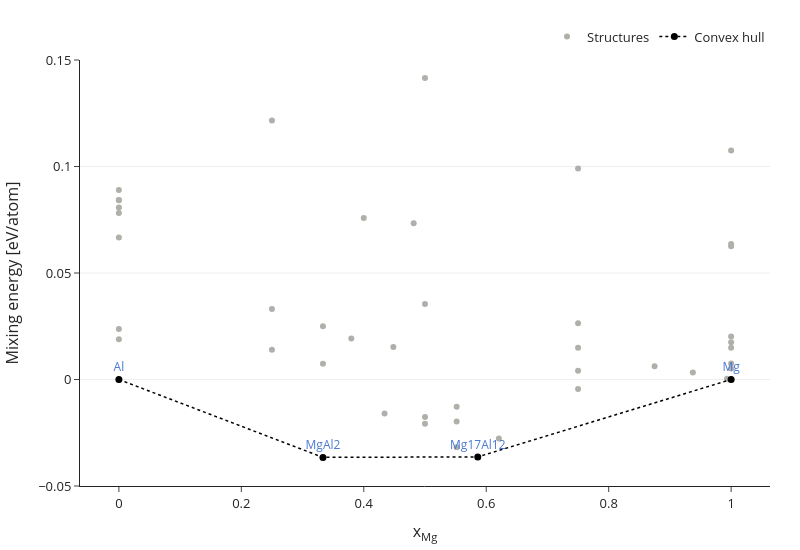

Source (notebook cell):
### Markdown cell above
## Step 2: convex hull

`backend='matplotlib'` is also available for a static, publication-style version of the same plot.

The y-axis auto-scales to all the data by default -- no `yrange` needed for
well-behaved data. This particular fetch has a handful of badly-relaxed
outliers up around 0.25-0.8 eV/atom (this EAM potential clearly doesn't
handle every MP structure it's handed), which would squash the
actually-interesting hull region into a thin band at the bottom under plain
auto-scaling. `yrange=(-0.05, 0.15)` below is a deliberate, explicit override
for that -- pass your own `(lo, hi)` for any plot where auto-scaling doesn't
look right, e.g. to keep two plots on the same scale for comparison.

### Code cell
fig, structures_df_hull = analyze_convex_hull(structures_df, element="Mg", yrange=(-0.05, 0.15))
fig.show()
structures_df_hull

### Figure 1 — Plotly figure (JSON) as saved in the notebook; plotly's stock layout.template omitted (floating-point values rounded to 4 significant figures; data arrays with more than 128 entries replaced by an {"elided": "..."} marker saying what was removed)
{"data": [{"customdata": {"elided": "51x40 mixed values"}, "hovertemplate": "dos_energy_up: %{customdata[0]}<br>total_magnetization_normalized_vol: %{customdata[1]}<br>has_reconstructed: %{customdata[2]}<br>weighted_surface_energy_EV_PER_ANG2: %{customdata[3]}<br>material_id: %{customdata[4]}<br>homogeneous_poisson: %{customdata[5]}<br>efermi: %{customdata[6]}<br>volume: %{customdata[7]}<br>num_unique_magnetic_sites: %{customdata[8]}<br>property_name: %{customdata[9]}<br>uncorrected_energy_per_atom: %{customdata[10]}<br>vbm: %{customdata[11]}<br>nelements: %{customdata[12]}<br>cbm: %{customdata[13]}<br>equilibrium_reaction_energy_per_atom: %{customdata[14]}<br>chemsys: %{customdata[15]}<br>total_magnetization_normalized_formula_units: %{customdata[16]}<br>shape_factor: %{customdata[17]}<br>universal_anisotropy: %{customdata[18]}<br>surface_anisotropy: %{customdata[19]}<br>formula_anonymous: %{customdata[20]}<br>band_gap: %{customdata[21]}<br>density: %{customdata[22]}<br>formation_energy_per_atom: %{customdata[23]}<br>num_magnetic_sites: %{customdata[24]}<br>formula_pretty: %{customdata[25]}<br>energy_above_hull: %{customdata[26]}<br>density_atomic: %{customdata[27]}<br>energy_per_atom: %{customdata[28]}<br>nsites: %{customdata[29]}<br>total_magnetization: %{customdata[30]}<br>ordering: %{customdata[31]}<br>weighted_surface_energy: %{customdata[32]}<br>weighted_work_function: %{customdata[33]}<br>crystal_system: %{customdata[34]}<br>space_group: %{customdata[35]}<br>material_id_underscore: %{customdata[36]}<br>x: %{customdata[37]}<br>energy_per_atom_calc: %{customdata[38]}<br>mixing_energy: %{customdata[39]}<br><extra></extra>", "marker": {"color": "#b0afaa", "size": 6}, "mode": "markers", "name": "Structures", "type": "scatter", "x": [0.0, 0.0, 0.0, 0.0, 0.0, 0.0, 0.0, 0.0, 0.0, 0.0, 0.4815, 0.4483, 0.9933, 0.9375, 0.5517, 0.5517, 0.5517, 0.5862, 0.6207, 0.434, 0.4, 0.75, 0.75, 0.75, 0.75, 0.75, 0.3796, 0.875, 0.5, 0.5, 0.5, 0.5, 0.5, 0.5, 0.5, 0.3333, 0.3333, 0.3333, 0.3333, 0.25, 0.25, 0.25, 1.0, 1.0, 1.0, 1.0, 1.0, 1.0, 1.0, 1.0, 1.0], "y": [0.0, 0.08418, 0.01889, 0.5534, 0.06671, 0.08893, 0.07814, 0.08431, 0.08071, 0.02369, 0.07333, 0.01523, 0.0003553, 0.003251, -0.01276, -0.03186, -0.01973, -0.03634, -0.0277, -0.01597, 0.07586, -0.00449, 0.01494, 0.09902, 0.00409, 0.02636, 0.01929, 0.006268, -0.01765, 0.746, 0.1416, 0.2537, -0.02072, 0.7983, 0.0355, 0.7178, -0.03656, 0.00744, 0.02504, 0.01394, 0.03315, 0.1216, 0.01744, 0.0, 0.007464, 0.1075, 0.02022, 0.01485, 0.00515, 0.06366, 0.06261]}, {"line": {"color": "black", "dash": "dot", "width": 1.5}, "marker": {"color": "black", "size": 7}, "mode": "lines+markers+text", "name": "Convex hull", "text": ["Al", "MgAl2", "Mg17Al12", "Mg"], "textfont": {"color": "#4878d0", "size": 12}, "textposition": "top center", "type": "scatter", "x": [0.0, 0.3333, 0.5862, 1.0], "y": [0.0, -0.03656, -0.03634, 0.0]}], "layout": {"font": {"size": 13}, "height": 550, "legend": {"orientation": "h", "x": 1, "xanchor": "right", "y": 1.02, "yanchor": "bottom"}, "margin": {"b": 60, "l": 70, "r": 30, "t": 60}, "width": 800, "xaxis": {"showgrid": false, "title": {"text": "x<sub>Mg</sub>"}, "zeroline": false}, "yaxis": {"gridcolor": "#eeeeee", "range": [-0.05, 0.15], "showgrid": true, "title": {"text": "Mixing energy [eV/atom]"}, "zeroline": false}}}
